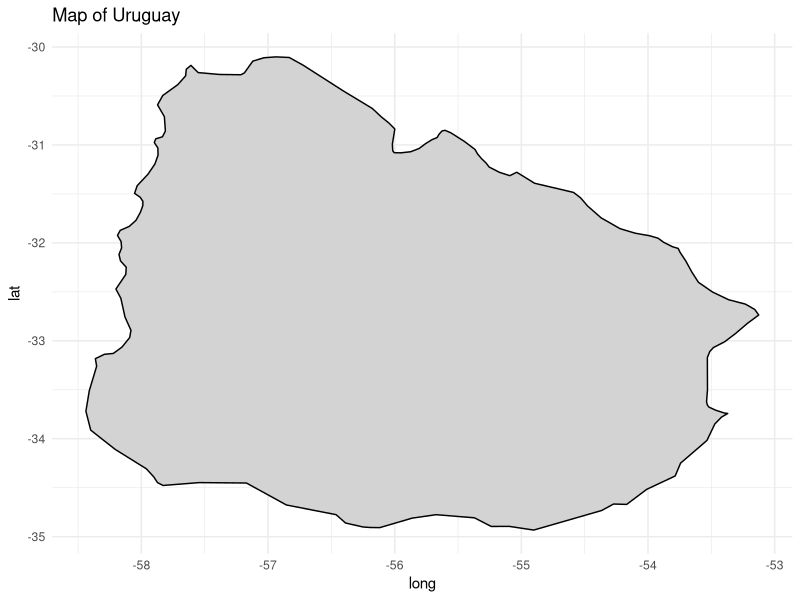

Write the R code that produced this figure.
library(tidyverse)
# Load necessary libraries
library(maps)

# Create a map of Uruguay using the maps package
uruguay_map <- map_data("world", region = "Uruguay")

# Plot the map using ggplot2
ggplot(uruguay_map, aes(x = long, y = lat, group = group)) +
  geom_polygon(fill = "lightgray", color = "black") +
  ggtitle("Map of Uruguay") +
  theme_minimal()
